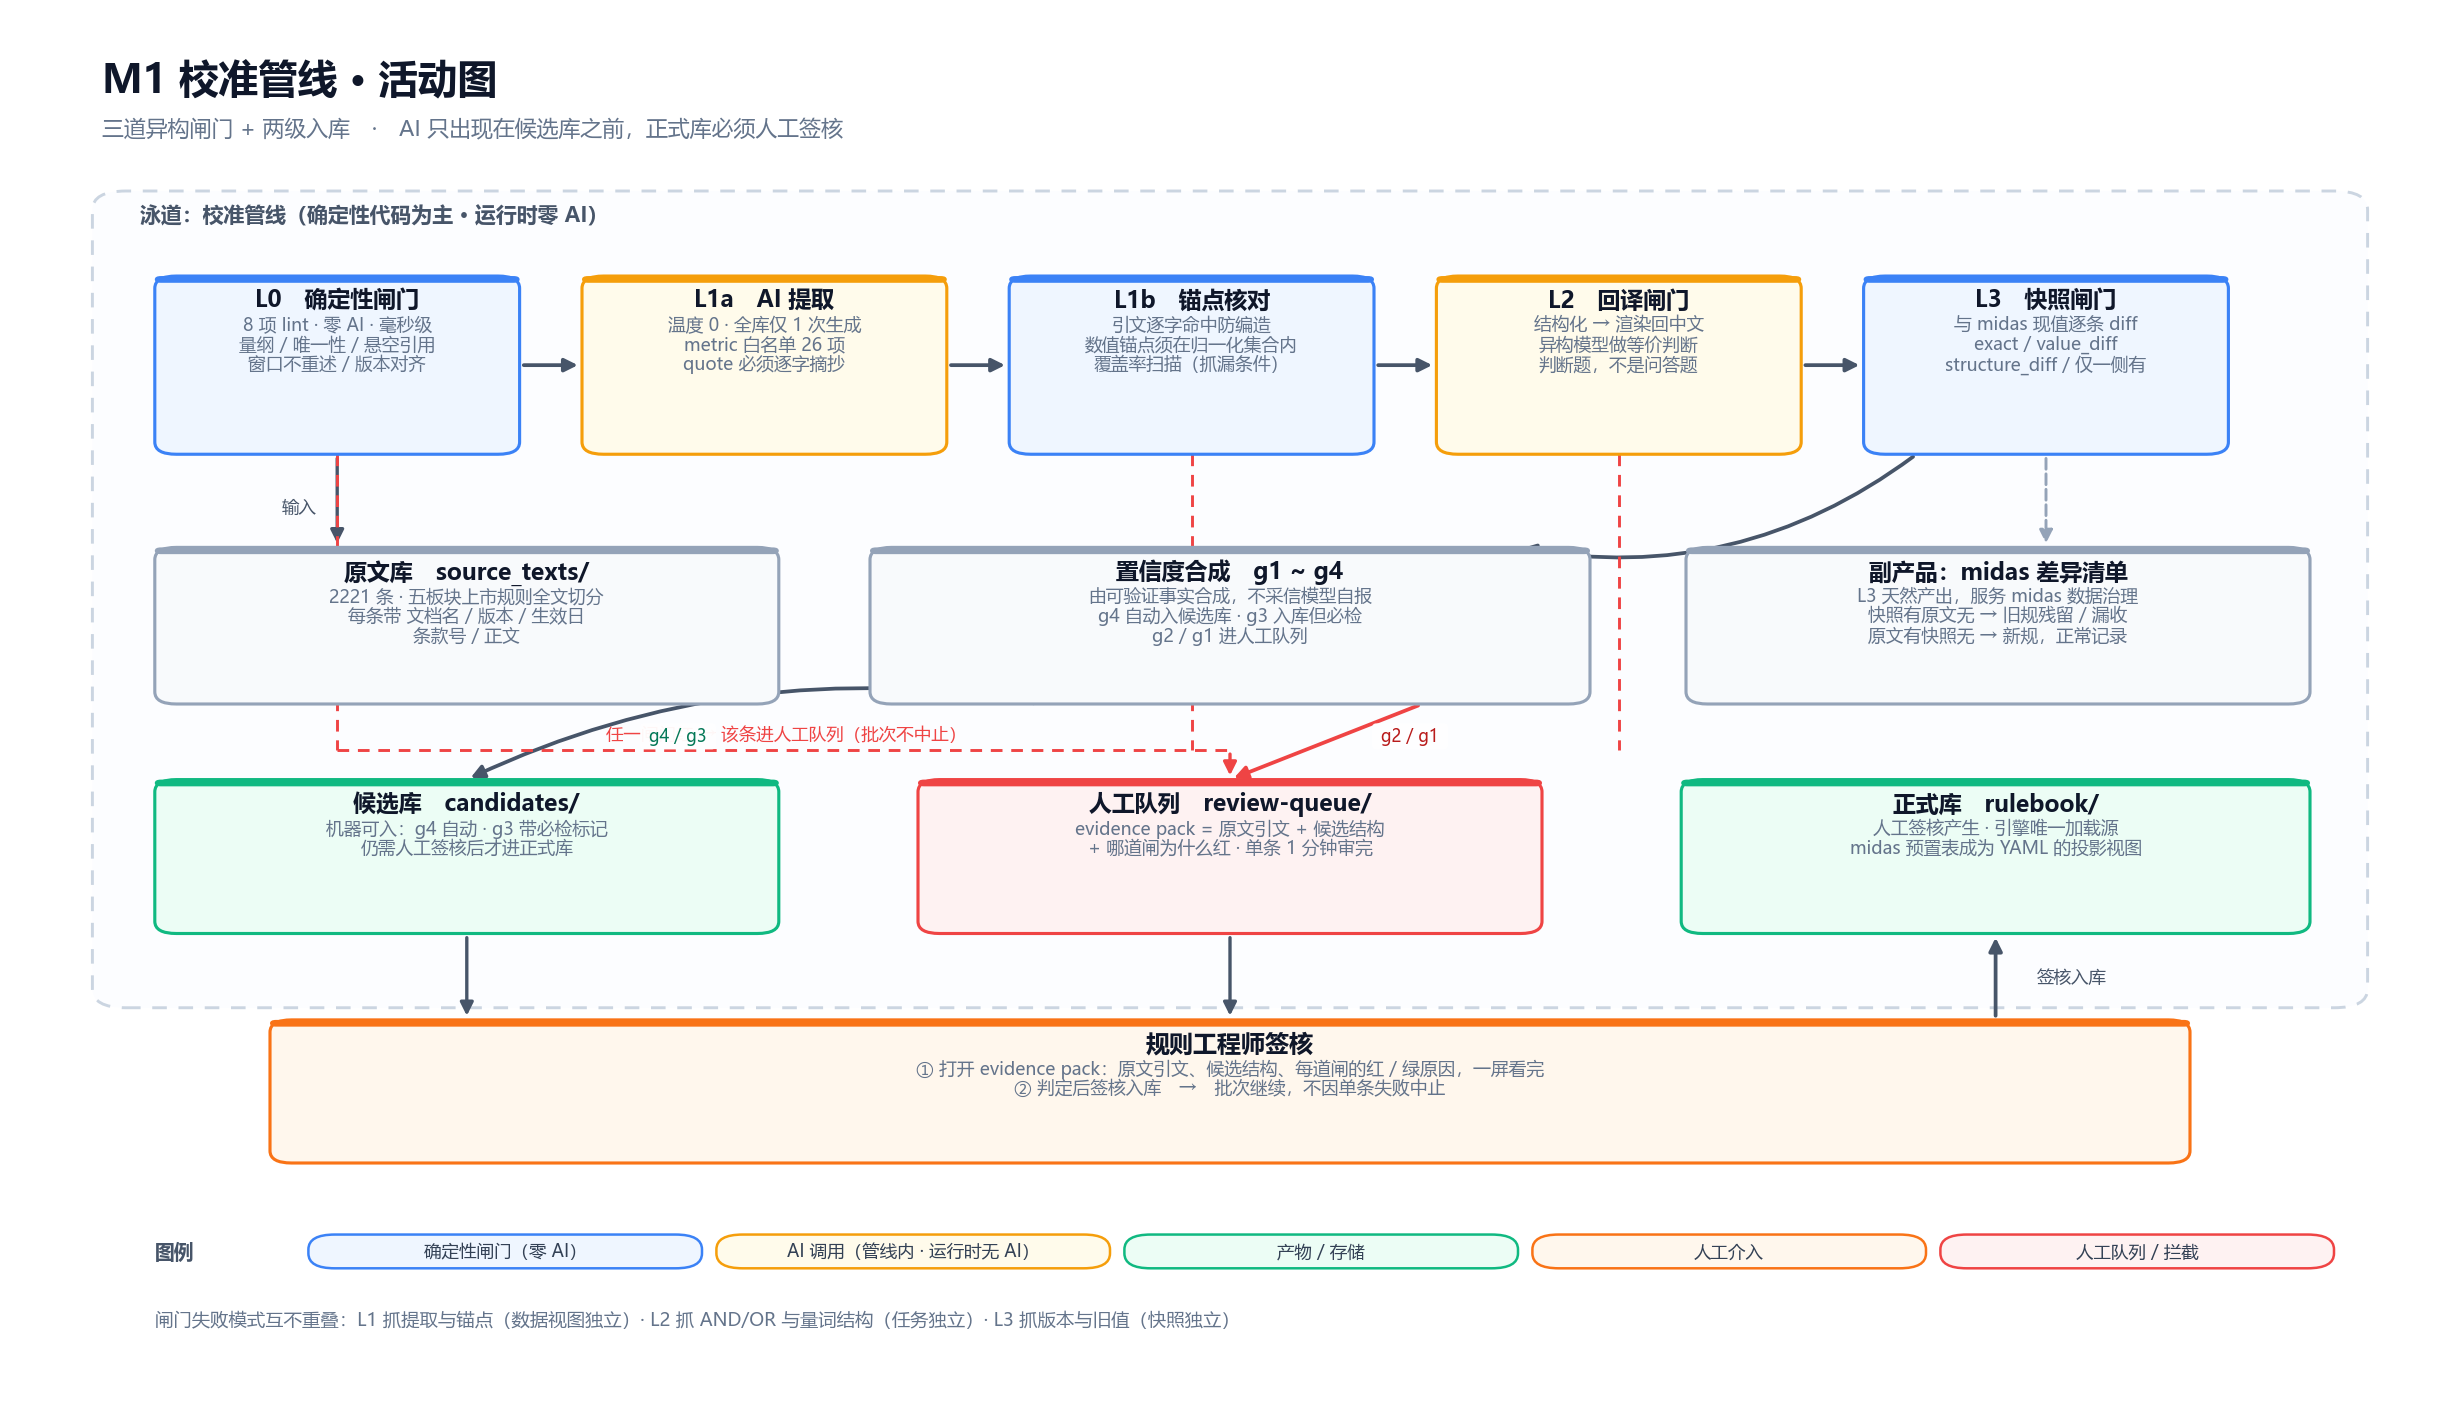

Write Python code to recreate this figure.
# -*- coding: utf-8 -*-
"""M1 校准管线活动图 —— 卡片流水线版（matplotlib 自绘，E 方案）。"""
import matplotlib
matplotlib.use("Agg")
import matplotlib.pyplot as plt
from matplotlib.patches import FancyBboxPatch, FancyArrowPatch
from matplotlib import font_manager

for cand in ["Microsoft YaHei", "SimHei", "DengXian"]:
    if any(cand.lower() in f.name.lower() for f in font_manager.fontManager.ttflist):
        plt.rcParams["font.family"] = cand
        break
plt.rcParams["axes.unicode_minus"] = False

BG, INK, MUTED = "#ffffff", "#0f172a", "#64748b"
BLUE = ("#eff6ff", "#3b82f6")
AMBER = ("#fffbeb", "#f59e0b")
GREEN = ("#ecfdf5", "#10b981")
RED = ("#fef2f2", "#ef4444")
GRAY = ("#f8fafc", "#94a3b8")
ORANGE = ("#fff7ed", "#f97316")

fig = plt.figure(figsize=(16, 9), dpi=150, facecolor=BG)
ax = fig.add_axes([0, 0, 1, 1])
ax.set_xlim(0, 100); ax.set_ylim(0, 100); ax.axis("off")


def card(x, y, w, h, title, lines, fill, stroke=None, tsize=11.0, lsize=8.5,
         accent=True, tcolor=INK):
    if stroke is None:
        fill, stroke = fill
    ax.add_patch(FancyBboxPatch(
        (x, y), w, h, boxstyle="round,pad=0,rounding_size=0.9",
        linewidth=1.5, edgecolor=stroke, facecolor=fill, zorder=2))
    if accent:
        ax.add_patch(FancyBboxPatch(
            (x, y + h - 0.5), w, 0.5, boxstyle="round,pad=0,rounding_size=0.25",
            linewidth=0, facecolor=stroke, zorder=3))
    ty = y + h - (1.8 if accent else 1.3)
    ax.text(x + w / 2, ty, title, ha="center", va="center",
            fontsize=tsize, fontweight="bold", color=tcolor, zorder=4)
    if accent:
        ty -= 1.8
    for i, ln in enumerate(lines):
        ax.text(x + w / 2, ty - i * 1.45, ln, ha="center", va="center",
                fontsize=lsize, color=MUTED, zorder=4)


def arrow(x1, y1, x2, y2, color="#94a3b8", style="-", label=None, lw=1.5,
          rad=0.0, lx=None, ly=None, lsize=8.0, lcolor=None):
    ax.add_patch(FancyArrowPatch(
        (x1, y1), (x2, y2), arrowstyle="-|>", mutation_scale=13,
        linewidth=lw, color=color, linestyle=style,
        connectionstyle=f"arc3,rad={rad}", zorder=1))
    if label:
        ax.text(lx if lx is not None else (x1 + x2) / 2,
                ly if ly is not None else (y1 + y2) / 2, label,
                ha="center", va="center", fontsize=lsize,
                color=lcolor or color, zorder=5,
                bbox=dict(boxstyle="round,pad=0.24", fc="white", ec="none", alpha=0.96))


def pill(x, y, w, h, text, fill, stroke, tcolor="#334155", size=8.4):
    ax.add_patch(FancyBboxPatch(
        (x, y), w, h, boxstyle="round,pad=0,rounding_size=1.1",
        linewidth=1.2, edgecolor=stroke, facecolor=fill, zorder=3))
    ax.text(x + w / 2, y + h / 2, text, ha="center", va="center",
            fontsize=size, color=tcolor, zorder=4)


# ── 标题 ──
ax.text(3, 96.2, "M1 校准管线 · 活动图", fontsize=19, fontweight="bold",
        color=INK, ha="left", va="center")
ax.text(3, 92.6, "三道异构闸门 + 两级入库　·　AI 只出现在候选库之前，正式库必须人工签核",
        fontsize=10.5, color=MUTED, ha="left", va="center")

# ── 泳道 ──
ax.add_patch(FancyBboxPatch(
    (2.6, 27.5), 94.8, 60.5, boxstyle="round,pad=0,rounding_size=1.4",
    linewidth=1.4, edgecolor="#cbd5e1", facecolor="#fcfdff",
    linestyle=(0, (5, 4)), zorder=0))
ax.text(4.6, 86.2, "泳道：校准管线（确定性代码为主 · 运行时零 AI）",
        fontsize=10, fontweight="bold", color="#475569", ha="left", va="center")

# ── 第一排：五个闸门 ──
GY, GH, GW, GS = 68.5, 13.2, 15.2, 2.6
gates = [
    ("L0　确定性闸门", ["8 项 lint · 零 AI · 毫秒级",
                        "量纲 / 唯一性 / 悬空引用",
                        "窗口不重述 / 版本对齐"], BLUE),
    ("L1a　AI 提取", ["温度 0 · 全库仅 1 次生成",
                      "metric 白名单 26 项",
                      "quote 必须逐字摘抄"], AMBER),
    ("L1b　锚点核对", ["引文逐字命中防编造",
                      "数值锚点须在归一化集合内",
                      "覆盖率扫描（抓漏条件）"], BLUE),
    ("L2　回译闸门", ["结构化 → 渲染回中文",
                      "异构模型做等价判断",
                      "判断题，不是问答题"], AMBER),
    ("L3　快照闸门", ["与 midas 现值逐条 diff",
                      "exact / value_diff",
                      "structure_diff / 仅一侧有"], BLUE),
]
xs, x = [], 5.2
for title, lines, (f, s) in gates:
    card(x, GY, GW, GH, title, lines, f, s)
    xs.append((x, x + GW))
    x += GW + GS
for i in range(4):
    arrow(xs[i][1], GY + GH / 2, xs[i + 1][0], GY + GH / 2, color="#475569", lw=1.8)

# ── 第二排：原文库 / 置信度合成 / 差异清单 ──
card(5.2, 50.0, 26.0, 11.6, "原文库　source_texts/",
     ["2221 条 · 五板块上市规则全文切分",
      "每条带 文档名 / 版本 / 生效日",
      "条款号 / 正文"], GRAY)
card(35.0, 50.0, 30.0, 11.6, "置信度合成　g1 ~ g4",
     ["由可验证事实合成，不采信模型自报",
      "g4 自动入候选库 · g3 入库但必检",
      "g2 / g1 进人工队列"], GRAY)
card(69.0, 50.0, 26.0, 11.6, "副产品：midas 差异清单",
     ["L3 天然产出，服务 midas 数据治理",
      "快照有原文无 → 旧规残留 / 漏收",
      "原文有快照无 → 新规，正常记录"], GRAY)

arrow(12.8, GY, 12.8, 61.6, color="#475569", lw=1.6)
ax.text(11.2, 64.6, "输入", fontsize=8.4, color="#475569", ha="center", va="center")
# L3 → 差异清单（垂直）
arrow(84.0, GY, 84.0, 61.6, color="#94a3b8", style="--", lw=1.4)
# L3 → 置信度合成（回弯）
arrow(78.6, GY, 62.0, 61.6, color="#475569", lw=1.8, rad=-0.22)

# ── 第三排：候选库 / 人工队列 / 正式库 ──
BY, BH = 33.0, 11.4
card(5.2, BY, 26.0, BH, "候选库　candidates/",
     ["机器可入：g4 自动 · g3 带必检标记",
      "仍需人工签核后才进正式库"], GREEN)
card(37.0, BY, 26.0, BH, "人工队列　review-queue/",
     ["evidence pack = 原文引文 + 候选结构",
      "+ 哪道闸为什么红 · 单条 1 分钟审完"], RED)
card(68.8, BY, 26.2, BH, "正式库　rulebook/",
     ["人工签核产生 · 引擎唯一加载源",
      "midas 预置表成为 YAML 的投影视图"], GREEN)

arrow(42.0, 50.0, 18.2, BY + BH, color="#475569", lw=1.8, rad=0.16,
      label=" g4 / g3 ", lx=27.0, ly=47.6, lcolor="#047857")
arrow(58.0, 50.0, 50.0, BY + BH, color=RED[1], lw=1.8,
      label=" g2 / g1 ", lx=57.5, ly=47.6, lcolor="#b91c1c")

# ── 红色总线：L0 / L1b / L2 的红 → 人工队列 ──
BUS = 46.6
ax.plot([12.8, 50.0], [BUS, BUS], color=RED[1], linewidth=1.4,
        linestyle=(0, (4, 3)), zorder=1)
for gx in (12.8, 48.4, 66.2):
    ax.plot([gx, gx], [GY, BUS], color=RED[1], linewidth=1.4,
            linestyle=(0, (4, 3)), zorder=1)
arrow(50.0, BUS, 50.0, BY + BH, color=RED[1], lw=1.6)
ax.text(24.0, BUS + 1.2, "任一闸门红 → 该条进人工队列（批次不中止）",
        fontsize=8.4, color=RED[1], ha="left", va="center")

# ── 第四排：规则工程师签核 ──
card(10.0, 16.0, 80.0, 10.6, "规则工程师签核",
     ["① 打开 evidence pack：原文引文、候选结构、每道闸的红 / 绿原因，一屏看完",
      "② 判定后签核入库　→　批次继续，不因单条失败中止"], ORANGE, tsize=11.5)

arrow(18.2, BY, 18.2, 26.6, color="#475569", lw=1.6)
arrow(50.0, BY, 50.0, 26.6, color="#475569", lw=1.6)
arrow(81.9, 26.6, 81.9, BY, color="#475569", lw=1.8)
ax.text(83.6, 29.8, "签核入库", fontsize=8.4, color="#475569",
        ha="left", va="center")

# ── 图例 ──
ax.text(5.2, 9.4, "图例", fontsize=9.5, fontweight="bold", color="#475569",
        ha="left", va="center")
leg = [("确定性闸门（零 AI）", BLUE), ("AI 调用（管线内 · 运行时无 AI）", AMBER),
       ("产物 / 存储", GREEN), ("人工介入", ORANGE), ("人工队列 / 拦截", RED)]
lx = 11.6
for name, (f, s) in leg:
    pill(lx, 8.2, 16.4, 2.5, name, f, s)
    lx += 17.0

ax.text(5.2, 4.4,
        "闸门失败模式互不重叠：L1 抓提取与锚点（数据视图独立）· L2 抓 AND/OR 与量词结构（任务独立）· L3 抓版本与旧值（快照独立）",
        fontsize=8.8, color=MUTED, ha="left", va="center")

fig.savefig("C:/Users/17402/AppData/Local/Temp/m1viz/e.png",
            dpi=150, facecolor=BG, bbox_inches="tight", pad_inches=0.2)
print("saved e.png")
